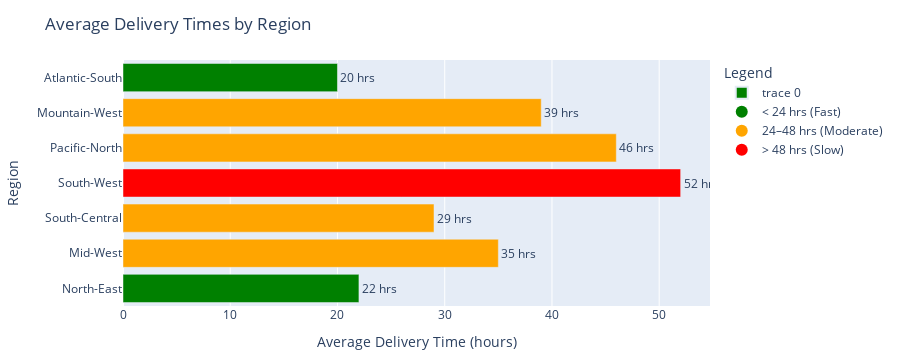

The notebook cell saved with this chart:
### Code cell
import plotly.graph_objects as go
 
# Sample delivery time data (in hours)
delivery_times = {
    "North-East": 22,
    "Mid-West": 35,
    "South-Central": 29,
    "South-West": 52,
    "Pacific-North": 46,
    "Mountain-West": 39,
    "Atlantic-South": 20
}
 
# Extract regions and times
regions = list(delivery_times.keys())
times = list(delivery_times.values())
 
# Assign colors based on delivery performance
colors = []
for t in times:
    if t < 24:
        colors.append("green")
    elif 24 <= t <= 48:
        colors.append("orange")
    else:
        colors.append("red")
 
# Create the interactive horizontal bar chart
fig = go.Figure(go.Bar(
    x=times,
    y=regions,
    orientation='h',
    marker=dict(color=colors),
    text=[f"{t} hrs" for t in times],
    textposition="outside"
))
 
# Update layout with title, labels, and custom legend
fig.update_layout(
    title="Average Delivery Times by Region",
    xaxis_title="Average Delivery Time (hours)",
    yaxis_title="Region",
    showlegend=True,
    legend=dict(
        title="Legend",
        itemsizing="constant"
    ),
    margin=dict(l=100, r=40, t=60, b=40)
)
 
# Add custom legend manually
fig.add_trace(go.Scatter(
    x=[None],
    y=[None],
    mode='markers',
    marker=dict(size=10, color='green'),
    name='< 24 hrs (Fast)'
))
fig.add_trace(go.Scatter(
    x=[None],
    y=[None],
    mode='markers',
    marker=dict(size=10, color='orange'),
    name='24–48 hrs (Moderate)'
))
fig.add_trace(go.Scatter(
    x=[None],
    y=[None],
    mode='markers',
    marker=dict(size=10, color='red'),
    name='> 48 hrs (Slow)'
))
 
# Show the interactive chart
fig.show()

### Figure 1 — Plotly figure (JSON) as saved in the notebook; plotly's stock layout.template omitted (floating-point values rounded to 4 significant figures)
{"data": [{"marker": {"color": ["green", "orange", "orange", "red", "orange", "orange", "green"]}, "orientation": "h", "text": ["22 hrs", "35 hrs", "29 hrs", "52 hrs", "46 hrs", "39 hrs", "20 hrs"], "textposition": "outside", "type": "bar", "x": [22, 35, 29, 52, 46, 39, 20], "y": ["North-East", "Mid-West", "South-Central", "South-West", "Pacific-North", "Mountain-West", "Atlantic-South"]}, {"marker": {"color": "green", "size": 10}, "mode": "markers", "name": "< 24 hrs (Fast)", "type": "scatter", "x": [null], "y": [null]}, {"marker": {"color": "orange", "size": 10}, "mode": "markers", "name": "24–48 hrs (Moderate)", "type": "scatter", "x": [null], "y": [null]}, {"marker": {"color": "red", "size": 10}, "mode": "markers", "name": "> 48 hrs (Slow)", "type": "scatter", "x": [null], "y": [null]}], "layout": {"height": 360, "legend": {"itemsizing": "constant", "title": {"text": "Legend"}}, "margin": {"b": 40, "l": 100, "r": 40, "t": 60}, "showlegend": true, "title": {"text": "Average Delivery Times by Region"}, "xaxis": {"autorange": true, "range": [0, 54.74], "title": {"text": "Average Delivery Time (hours)"}, "type": "linear"}, "yaxis": {"autorange": true, "range": [-0.5, 6.5], "title": {"text": "Region"}, "type": "category"}}}
